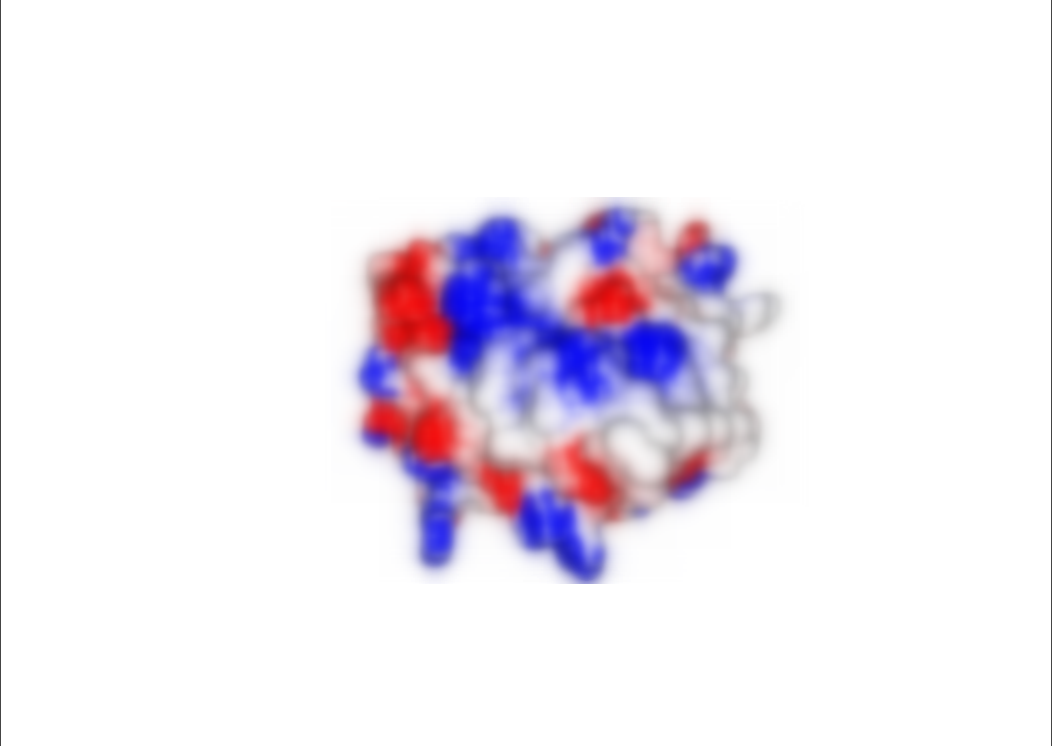
#> input picture data/images/grasp/zikv/ALPVYLMTL_5K_noise.png, 1052 x 746 px, found by its file name
$ python spyder36_TotalVariance_lessNoise.py   (older library calls are emulated)
#> lines starting #> are read from the running program, lines starting #| are printed output that depends on the picture
#!/usr/bin/env python3
# -*- coding: utf-8 -*-
"""
Created on Thu Apr 15 21:54:31 2021
[REF](watch?v=_Ybek8eMGKU&list=PLHae9ggVvqPgyRQQOtENr6hK0m1UquGaG&index=37)actor by
@author: bragatte

Works well for random gaussian noise but not as good for salt and pepper
https://hal.archives-ouvertes.fr/hal-00437581/document
"""
import cv2
from skimage import io, img_as_float
from skimage.restoration import denoise_tv_chambolle
from matplotlib import pyplot as plt

img = img_as_float(io.imread('/home/bragatte/Documentos/GitHub/Crosstope/data/images/grasp/zikv/ALPVYLMTL_5K_noise.png', as_gray=True))
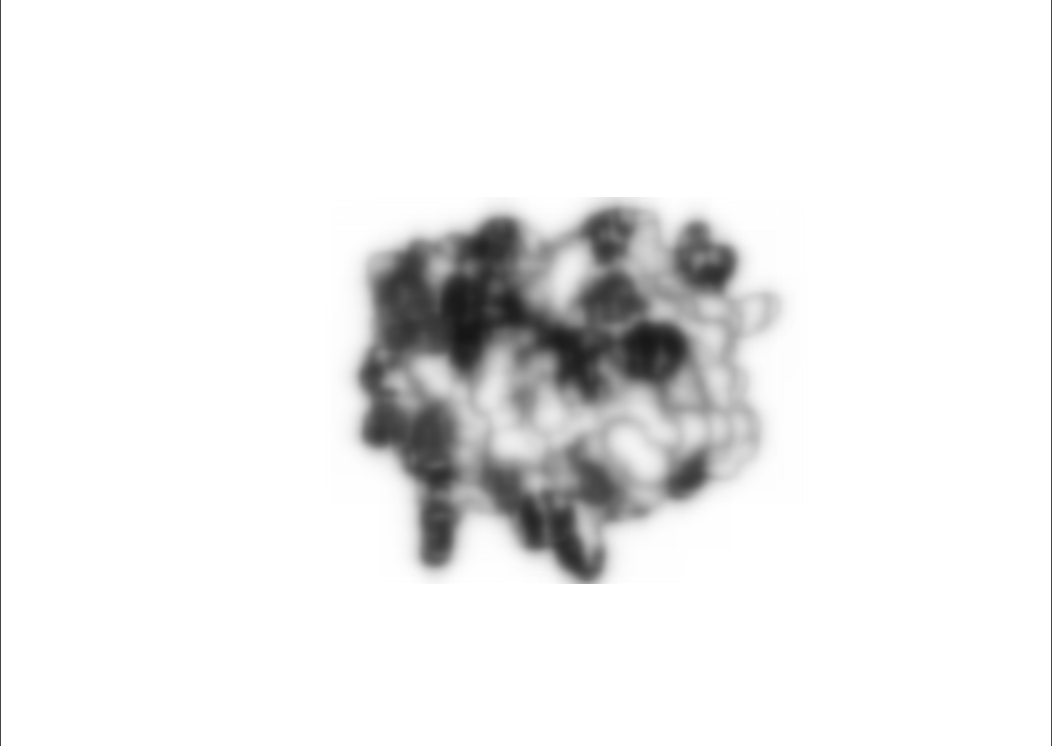
#> img: shape (746, 1052) float64; min 0.0859, max 1, mean 0.927
io.imshow(img)
plt.hist(img.flat, bins=100, range=(0,1))  #.flat returns the flattened numpy array (1D)

denoise_img = denoise_tv_chambolle(img, weight=0.1, eps=0.0002, n_iter_max=200, multichannel=False)

"""
denoise_tv_chambolle(image, weight=0.1, eps=0.0002, n_iter_max=200, multichannel=False)
weight: The greater weight, the more denoising (at the expense of fidelity to input).
eps: Relative difference of the value of the cost function that determines the stop criterion.
n_iter_max: Max number of iterations used for optimization
"""

plt.hist(denoise_img.flat, bins=100, range=(0,1))  #.flat returns the flattened numpy array (1D)

cv2.imshow("Original", img)
cv2.imshow("TV Filtered", denoise_img)
cv2.waitKey(0)
cv2.destroyAllWindows()
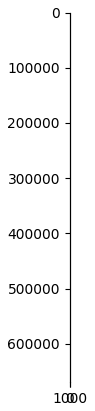
#> figure drawn by matplotlib, 1 panel

$ run again, with data/images/grasp/zikv/1.jpg saved as data/images/grasp/zikv/ALPVYLMTL_5K_noise.png
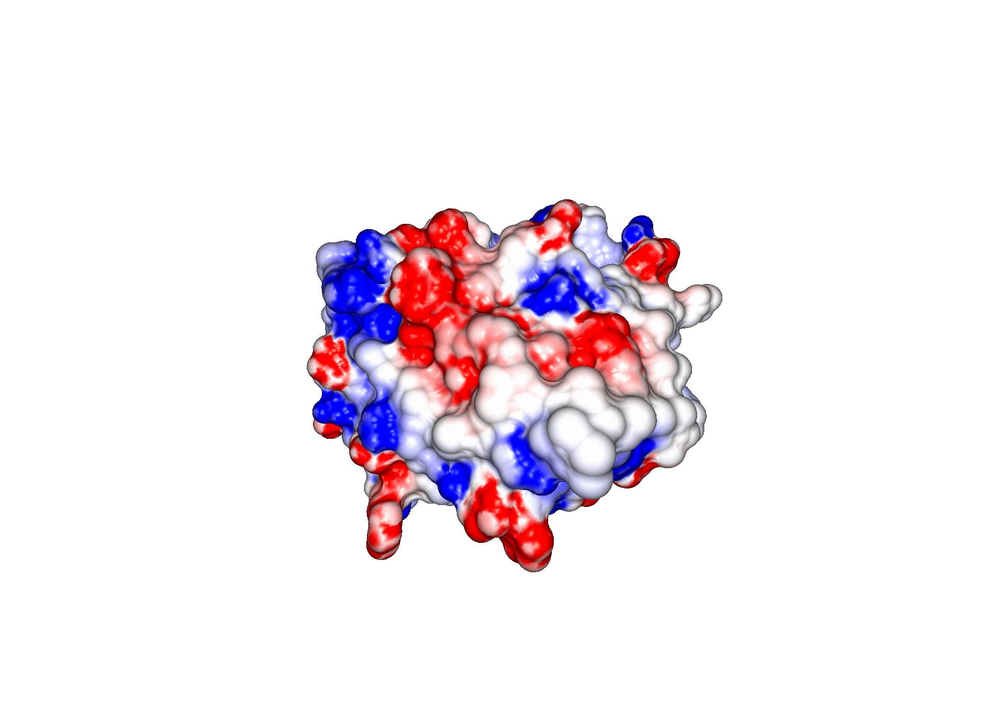
#> input picture data/images/grasp/zikv/1.jpg, 994 x 710 px, shrunk from 2100 x 1500 before the run, found by its file name
#> `img = img_as_float(io.imread('/home/bragatte/Documentos/GitHub/Crossto..`:
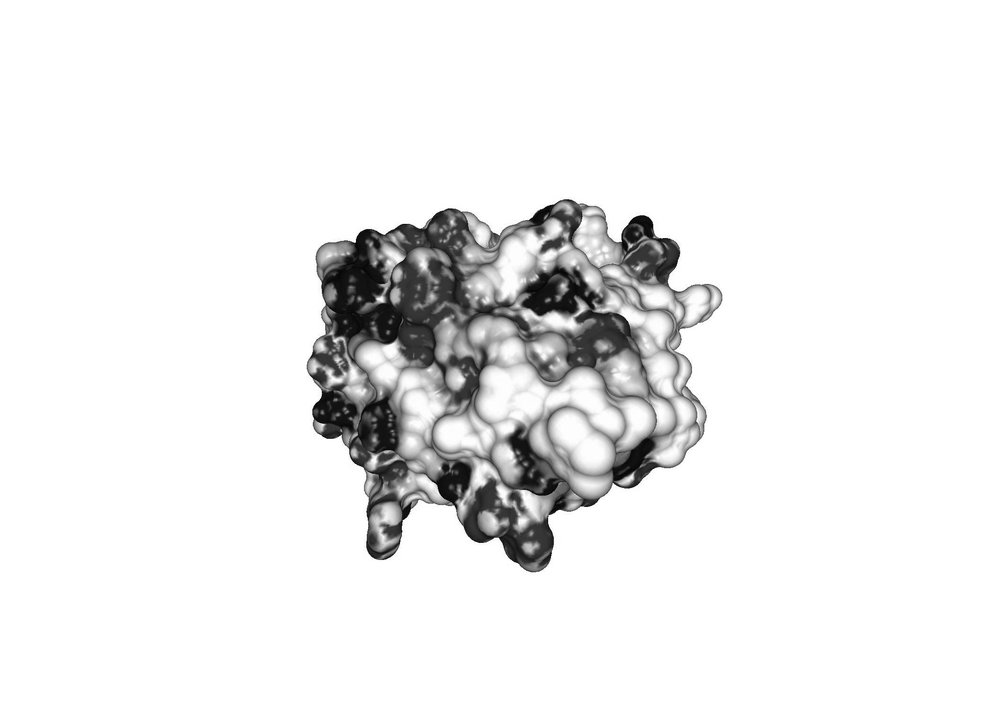
#> img: shape (710, 994) float64; min 0.0167, max 1, mean 0.929
#> `cv2.destroyAllWindows()`:
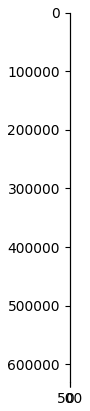
#> figure drawn by matplotlib, 1 panel
